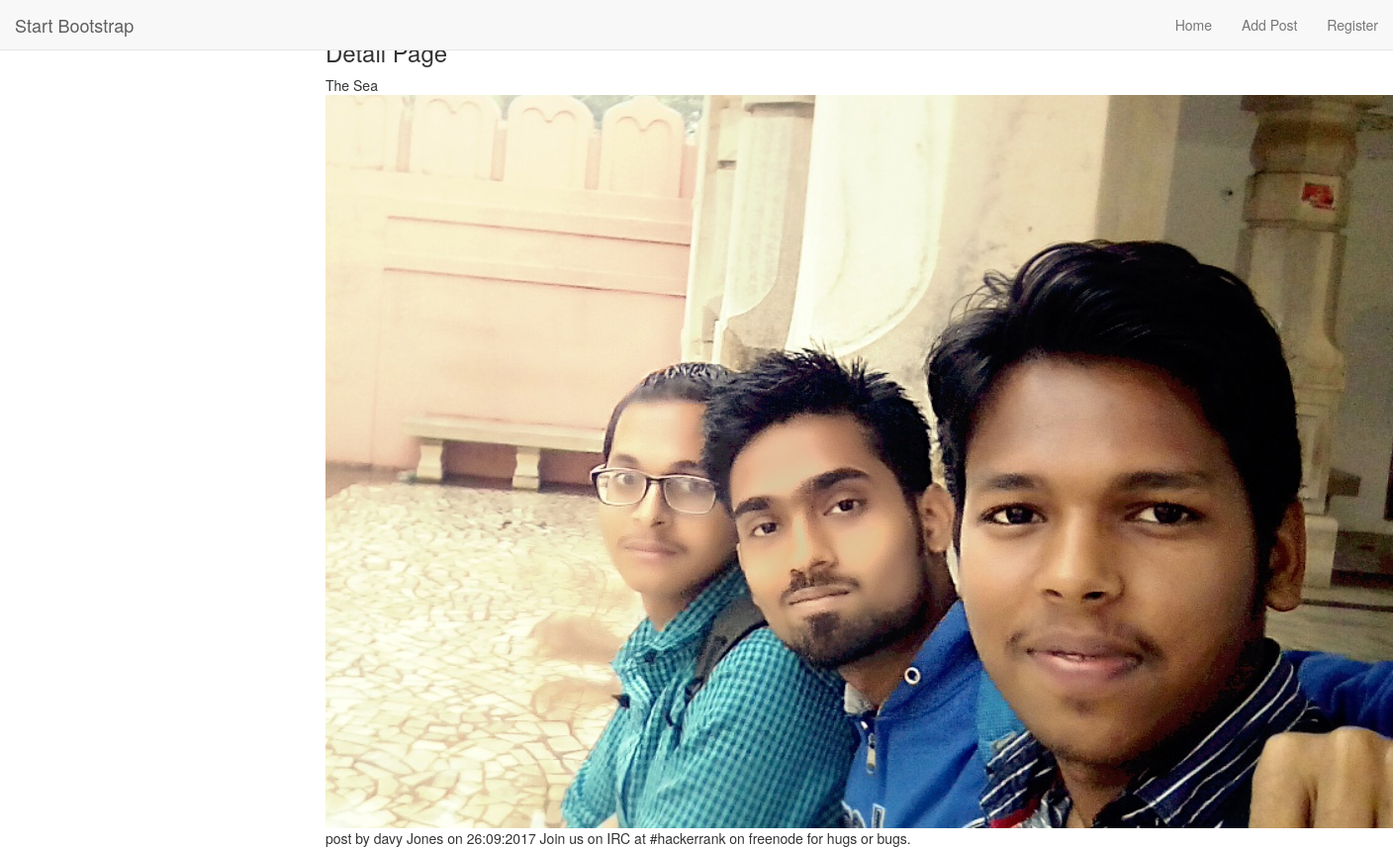
Page /blog/3/ on the committed database.
### blog/models.py (models this page shows, shortened)
class post(models.Model):
    title=models.CharField(max_length=25)
    author=models.CharField(max_length=15)
    date=models.CharField(max_length=15)
    body=models.CharField(max_length=500)
    logo=models.FileField()

### blog/views.py (the view)
# urls.py: url(r'^(?P<album_id>[0-9]+)/$',views.detail, name='detail'),
def detail(request,album_id):
    query=post.objects.get(pk=album_id)
    return render(request, 'blog/detail.html', {'query':query})

### blog/templates/blog/detail.html
{% extends 'base.html' %}
{% block body %}
Abhishek Singh
   <div class="container">
       <div class="row">
           <div class="col-md-8 col-md-offset-2">
                <h3> Detail Page</h3>
                {{query.title }}
                <img src="{{query.logo.url }}">
                post by {{ query.author }} on {{ query.date }}
                {{ query.body }}
           </div>
       </div>
    </div>
{% endblock %}

### rows in the picture
post: title "The Sea", logo (picture), author "davy Jones", date "26:09:2017", body "Join us on IRC at #hackerrank on freenode for hugs or bugs."
